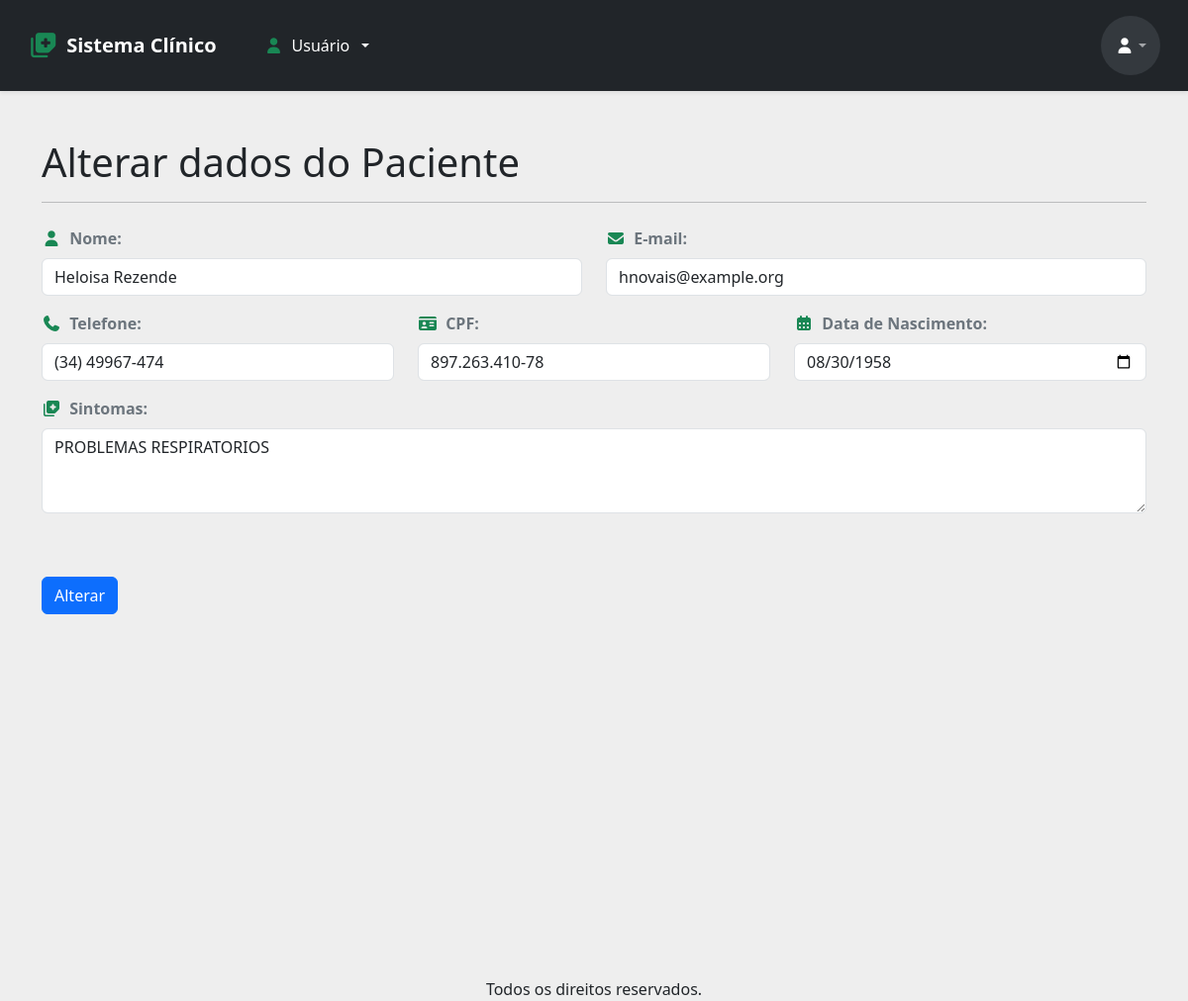
Page /alterarPaciente/159 (signed in) on the committed database.
### apps/crud/models.py (models this page shows, shortened)
class Paciente(models.Model):
    codigo_paciente = models.AutoField(primary_key=True)
    nome = models.CharField(null=False, blank=False)
    cpf = models.CharField(max_length=14, unique=True, null=False, blank=False)
    email = models.EmailField(unique=True, null=False, blank=False)
    telefone = models.CharField(max_length=15, null=False, blank=False)
    data_nascimento = models.DateField(null=False, blank=False)
    sintomas = models.TextField(null=True, blank=True)

### apps/crud/views.py (the view)
# urls.py: path('alterarPaciente/<int:codigo_paciente>', views.alterar_paciente, name='alterar_paciente'),
@login_required
def alterar_paciente(request,codigo_paciente):
    paciente = Paciente.objects.get(codigo_paciente=codigo_paciente)
    if request.method == 'POST':
        form = PacienteForm(request.POST, instance=paciente)
        if form.is_valid():
            form.save()
            return redirect('index')
    else:
        form = PacienteForm(instance=paciente)
    return render(request, 'alterar_dados.html',{
        'form':form,
        'paciente':paciente,
    })

### apps/crud/templates/alterar_dados.html (shortened to what this page needs)
{% extends 'base-crud.html' %}
{% load static %}
{% block content %}
<h1 class="mt-5">
    Alterar dados do Paciente
</h1>
<hr>
<form action="{% url 'alterar_paciente' paciente.codigo_paciente %}" method="POST">
    {% include 'includes/form.html' %}
    <div class="d-flex justify-content-start mt-5 mb-5">
        <button type="submit" class="btn btn-primary">Alterar</button>
    </div>
</form>
{% endblock %}

### apps/crud/templates/includes/form.html (shortened to what this page needs)
<div class="row mt-4">
    <div class="col-12 col-md-6 mb-3">
        <label for="{{ form.nome.id_for_label }}" class="form-label fw-semibold text-secondary">
            <i class="fa-solid fa-user me-1 text-success"></i> Nome:
        </label>
        {{ form.nome }}
    </div>
    <div class="col-12 col-md-6 mb-3">
        <label for="{{ form.email.id_for_label }}" class="form-label fw-semibold text-secondary">
            <i class="fa-solid fa-envelope me-1 text-success"></i> E-mail:
        </label>
        {{ form.email }}
    </div>
    <div class="col-12 col-md-6 col-lg-4 mb-3">
        <label for="{{ form.telefone.id_for_label }}" class="form-label fw-semibold text-secondary">
            <i class="fa-solid fa-phone me-1 text-success"></i> Telefone:
        </label>
        {{ form.telefone }}
    </div>
    <div class="col-12 col-md-6 col-lg-4 mb-3">
        <label for="{{ form.cpf.id_for_label }}" class="form-label fw-semibold text-secondary">
            <i class="fa-solid fa-id-card me-1 text-success"></i> CPF:
        </label>
        {{ form.cpf }}
    </div>
    <div class="col-12 col-md-6 col-lg-4 mb-3">
        <label for="{{ form.data_nascimento.id_for_label }}" class="form-label fw-semibold text-secondary">
            <i class="fa-solid fa-calendar-days me-1 text-success"></i> Data de Nascimento:
        </label>
        {{ form.data_nascimento }}
    </div>
    <div class="col-12 mb-3">
        <label for="{{ form.sintomas.id_for_label }}" class="form-label fw-semibold text-secondary">
            <i class="fa-solid fa-notes-medical me-1 text-success"></i> Sintomas:
        </label>
        {{ form.sintomas }}
    </div>
</div>

### rows in the picture
Paciente: nome "Heloisa Rezende", email "hnovais@example.org", telefone "(34) 49967-474", cpf "897.263.410-78", data_nascimento "08/30/1958", sintomas "PROBLEMAS RESPIRATORIOS"
